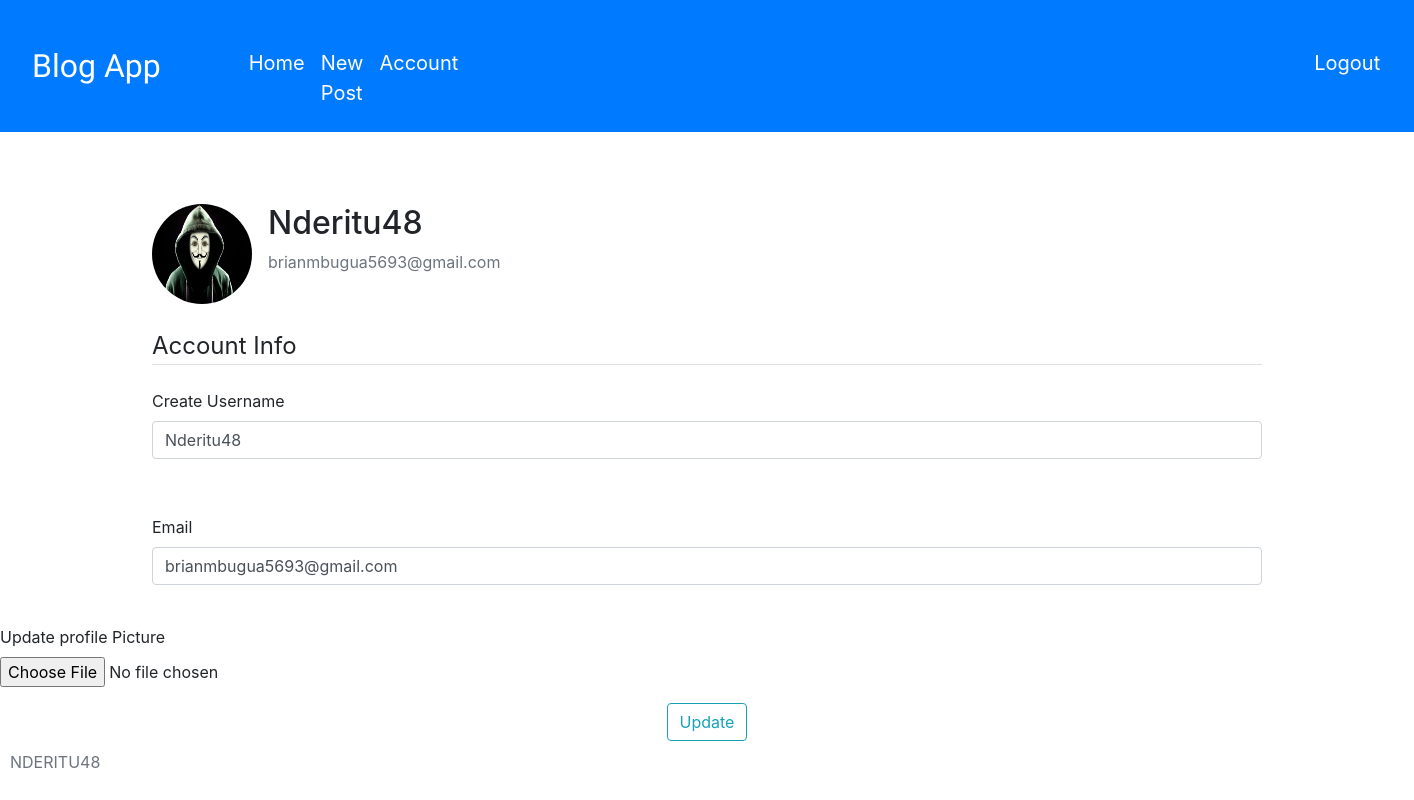
Page /account (signed in) on the committed database.
### app/models.py (models this page shows, shortened)
class User( UserMixin ,db.Model):
    id = db.Column(db.Integer, primary_key = True)
    username = db.Column(db.String(30), index = True, unique = True)
    email = db.Column(db.String(150), index = True, unique =True)
    image_file = db.Column(db.String(30), index = True, default = 'default.jpeg')
    password = db.Column(db.String(60))
    posts = db.relationship('Post', backref='author', lazy='dynamic')

### app/views.py (the view)
@app.route('/account', methods = ['GET', 'POST'])
def account():
    form = UpdateForm()
    if form.validate_on_submit():
        if form.picture.data:
            picture_file = save_picture(form.picture.data)
            current_user.imgae_file = picture_file
        current_user.username = form.username.data
        current_user.emal = form.email.data
        db.session.commit()
        flash('Account Submited!', 'success')
        return redirect (url_for('account'))
    elif request.method == 'GET':
        form.username.data = current_user.username
        form.email.data = current_user.email
    image_file = url_for('static', filename = 'profilepics/anonymous.jpeg')
    return render_template('account.html', title = 'Account', image_file = image_file, form = form)

### app/forms.py (shortened to what this page needs)
class UpdateForm(FlaskForm):
    username = StringField('Create Username', validators=[Required(), Length(min= 4, max=50)])
    email = StringField('Email', validators=[Required(), Email()])
    picture = FileField('Update profile Picture', validators=[FileAllowed(['jpg', 'png'])])
    submit = SubmitField('Update')

### app/models.py (called while the page is built)
@login.user_loader
def load_user(id):
    return User.query.get(int(id))

### app/templates/account.html (shortened to what this page needs)
{% extends 'base.html' %}
{% block content %}
<br><br>
   <div class="container">
        <div class="content-section">
            <div class="media">
                <img src="{{ image_file }}" class="rounded-circle account-img mr-2" width="100" height="100px"  alt="">
                <div class="media-body ml-2">
                    <h2 class="account-heading">  {{  current_user.username }} </h2>
                    <p class="text-secondary"> {{  current_user.email }}</p>
                </div>
            </div>
                <br>
                <form action="" method="POST" enctype="multipart/form-data">
                    <fieldset class="form-group">
                        <legend class="border-bottom mb-4">Account Info</legend>
                        <div class="form-group">
                            {{ form.username.label(class= "form-control-label") }} <br>
                            {% if form.username.errors %}
                            {{ form.username(class= "form-control is_invalid") }}
                            <div class="invalid-feedback">
                                {% for error in form.username.errors %}
                                <span style="color: red;"> {{ error }} </span>
                                {% endfor %}
                            {% else %}
                            {{ form.username(class= "form-control ") }}
                            </div>
                            {%  endif %}
                        </div>
                         <br>
                        <div class="form-group">
                            {{ form.email.label(class= "form-control-label") }} <br>
                            {% if form.email.errors %}
                            {{ form.email(class= "form-control is_invalid") }}
                            <div class="invalid-feedback">
                                {% for error in form.email.errors %}
                                <span> {{ error }} </span>
                                {% endfor %}
                            {% else %}
                            {{ form.email(class= "form-control ") }}
                            </div>
                            {%  endif %}
                        </div>
                         <br>
                        <div class="form-group ">
                            {{ form.picture.label() }}
                            {{ form.picture(class = "form-control-file") }}
                        </div>
                    <div class="form-group text-center">
                        {{ form.submit(class = "btn btn-outline-info") }}
                    </div>
{% endblock %}

### app/templates/navbar.html (shortened to what this page needs)
 <div class="sticky-top">
  <nav class="navbar navbar-dark bg-primary">
    <nav class="navbar  navbar-expand-lg navbar-dark">
        <a class="navbar-brand  " href="#" style="font-size: 4vmin; font-family: 'Kavivanar', cursive;">Blog App</a>
        <div class="collapse navbar-collapse" id="navbarNavAltMarkup">
          <div class="navbar-nav text-dark " >
            <a class="nav-item nav-link" style="color: #fff; padding-top: 4vmin; font-size: 2.5vmin; margin-left: 8vmin;" href=" {{ url_for('index') }}">Home</a>
            {% if current_user.is_anonymous %}
            <a class="nav-item nav-link" style="color: #fff; padding-top: 4vmin; font-size: 2.5vmin; margin-left: 120vmin;" href=" {{ url_for('register') }}">Register</a>
            <a class="nav-item nav-link" style="color: #fff; padding-top: 4vmin; font-size: 2.5vmin; margin-right: 120vmin;" href="{{ url_for('login') }}">Login</a>
            {% else %}
            <a class="nav-item nav-link" style="color: #fff; padding-top: 4vmin; font-size: 2.5vmin; " href=" {{ url_for('new_post') }} ">  New Post</a>
            <a class="nav-item nav-link" style="color: #fff; padding-top: 4vmin; font-size: 2.5vmin; margin-right: 5vmin;" href=" {{ url_for('account') }} ">  Account </a>
            <a class="nav-item nav-link" style="color: #fff; padding-top: 4vmin; font-size: 2.5vmin; margin-left: 100vmin;" href=" {{ url_for('logout') }} "> Logout </a>
            {% endif %}
          </div>
        </div>
    </nav>
  </nav>
 </div>
  <br>
  <div class=" fixed-bottom " style="text-transform: uppercase; margin: 10px;">
    <p class="text-muted">
      {{ current_user.username }}
    </p>
  </div>

### rows in the picture
User: username "NDERITU48", username "Nderitu48", email "brianmbugua5693@gmail.com"
